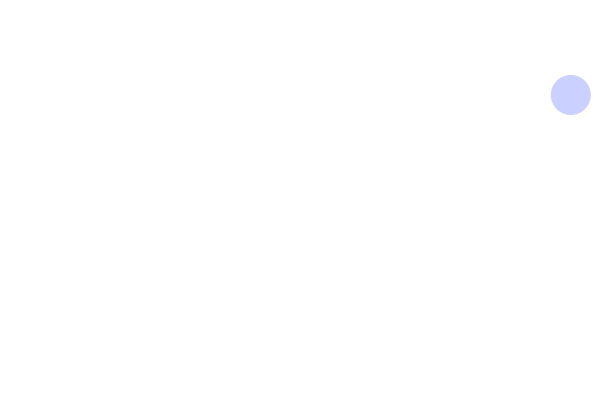
Frame 1 (no input)
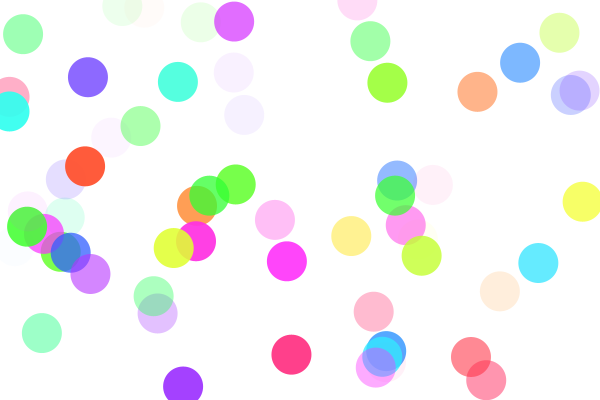
Frame 60 (the mouse pressed at the canvas centre just before this capture)
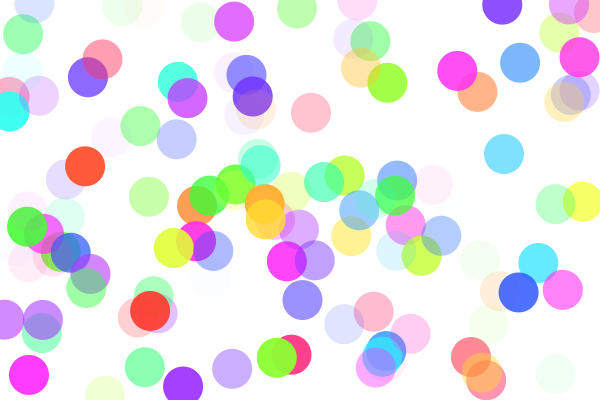
Frame 120 (the mouse held since frame 60 and released just before this capture)

The Processing sketch that drew these frames (run headless with seeded random() and noise(); from frame 60 on, the mouse is pressed at the canvas centre):

// Processing sketch: motion_01_draw
// ── motion_01_draw.pde
void setup() {
  size(600, 400);
  background(255);
  noStroke();
  colorMode(HSB, 360, 100, 100, 100);
}

// Endless loop similar to a for loop
void draw() {
  fill(random(0, 360), 80, 100, random(100));
  ellipse(random(0, width), random(0, height), 40, 40);
}
